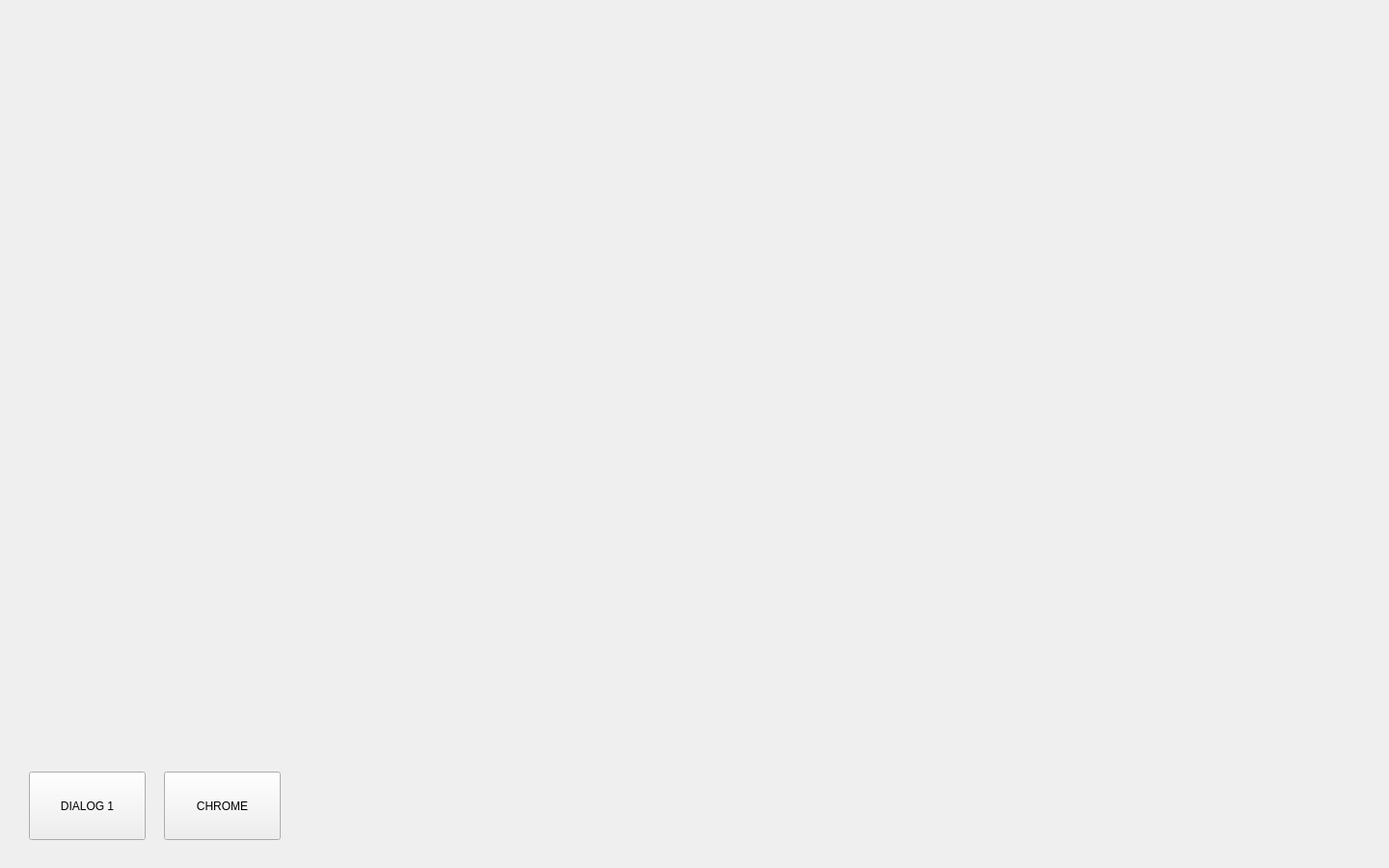
<?xml version="1.0" encoding="UTF-8"?>
<ui version="4.0">
 <class>MainWindow</class>
 <widget class="QMainWindow" name="MainWindow">
  <property name="geometry">
   <rect>
    <x>0</x>
    <y>0</y>
    <width>1440</width>
    <height>900</height>
   </rect>
  </property>
  <property name="windowTitle">
   <string>MainWindow</string>
  </property>
  <widget class="QWidget" name="mainWidget">
   <widget class="QPushButton" name="dialog_1_btn">
    <property name="geometry">
     <rect>
      <x>30</x>
      <y>800</y>
      <width>121</width>
      <height>71</height>
     </rect>
    </property>
    <property name="text">
     <string>DIALOG 1</string>
    </property>
   </widget>
   <widget class="QPushButton" name="chrome_btn">
    <property name="geometry">
     <rect>
      <x>170</x>
      <y>800</y>
      <width>121</width>
      <height>71</height>
     </rect>
    </property>
    <property name="text">
     <string>CHROME</string>
    </property>
    <property name="icon">
     <iconset theme="icons/chrome.png">
      <normaloff>.</normaloff>.</iconset>
    </property>
   </widget>
   <widget class="QLabel" name="label">
    <property name="geometry">
     <rect>
      <x>0</x>
      <y>0</y>
      <width>1441</width>
      <height>791</height>
     </rect>
    </property>
    <property name="text">
     <string/>
    </property>
    <property name="pixmap">
     <pixmap>images/machine.jpg</pixmap>
    </property>
   </widget>
  </widget>
 </widget>
 <resources/>
 <connections/>
</ui>
